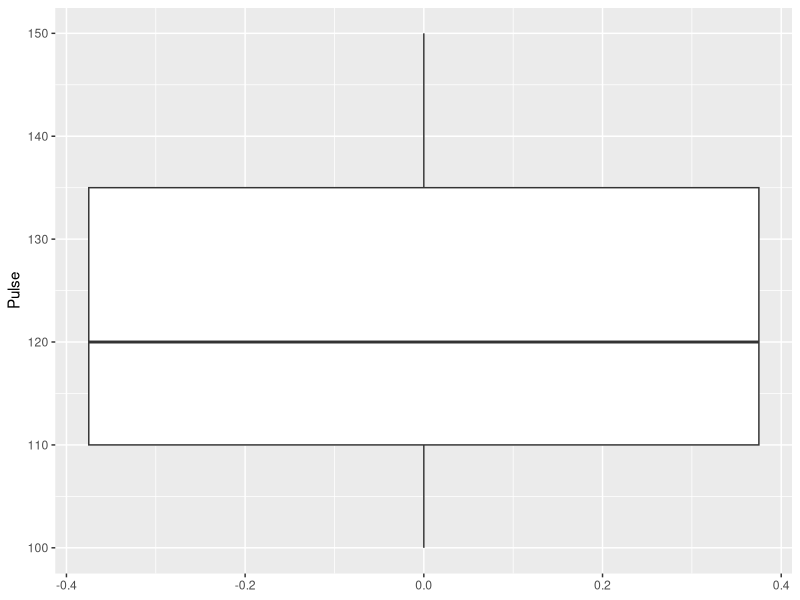

Write the R code that produced this figure.
## ---- chunk 1
# Load ggplot2 library
library(ggplot2) 

# Create a data frame
Data_Frame <- data.frame (
  Training = c("Strength", "Stamina", "Other"),
  Pulse = c(100, 150, 120),
  Duration = c(60, 30, 45)
)

# Create a boxplot of Pulse values
ggplot(Data_Frame, aes(y = Pulse)) +
  geom_boxplot() 
